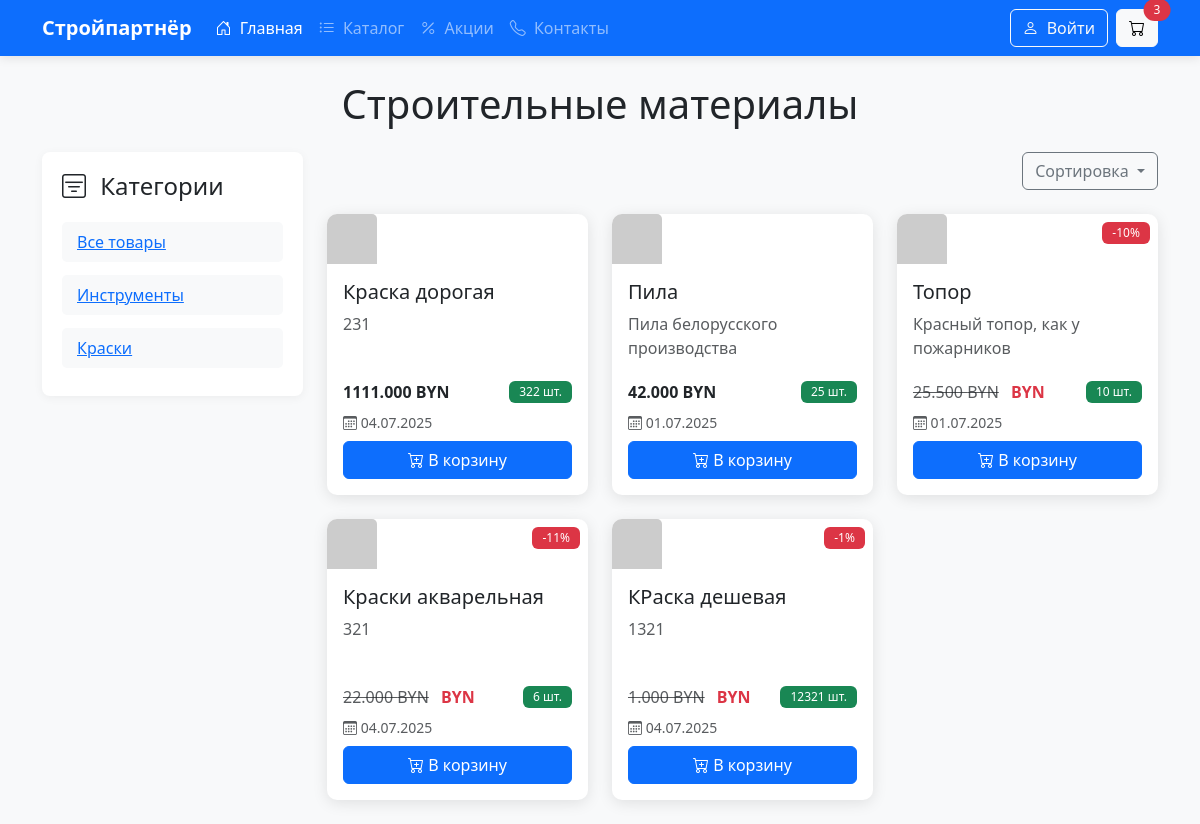
The app's page /HardwareStore/products/?sort=price_desc with its own data.
### Products/models.py (models this page shows, shortened)
class Categories(models.Model):
    name = models.CharField(max_length=128, verbose_name="category name")
    class Meta:
        db_table = "Categories"

class Products(models.Model):
    name = models.CharField(max_length=128,verbose_name="product name")
    description = models.CharField(max_length=256, verbose_name="description")
    stock = models.IntegerField(verbose_name="stock", default = 0)
    category = models.ForeignKey(Categories, on_delete=models.CASCADE, null=True)
    created_at = models.DateTimeField(auto_now_add=True)
    update_at = models.DateTimeField(auto_now=True)
    price = models.DecimalField(max_digits= 10, decimal_places=3, default=0,validators=[MinValueValidator(0)])
    discount = models.PositiveIntegerField(default=0, verbose_name="discount-percentage",validators=[MaxValueValidator(100)])
    class Meta:
        db_table = "Product"

### Products/views.py (the view)
# urls.py: path('products/',views.index, name = "products"),
def index(request, cat_id = None):
    product_content = Products.objects.all()
    category_content = Categories.objects.all()
    cat_id = request.GET.get('category')
    sort_param = request.GET.get('sort')
    if cat_id:
        product_content = product_content.filter(category_id=cat_id)
    if sort_param == 'price_asc':
        product_content = product_content.order_by('price')
    if sort_param == 'price_desc':
        product_content = product_content.order_by('-price')
    if sort_param == 'promotion':
        product_content = product_content.filter(discount__gt=0)
    if sort_param == 'new_product':
        product_content = product_content.order_by('-created_at')
    return render(
        request,
        "product/index.html",
        {
            "products": product_content,
            "category": category_content,
            "current_sort": sort_param,
            "current_category": cat_id,
        }
    )

### Products/templates/product/index.html (shortened to what this page needs)
{% extends "base.html" %}
{% load static %}
{% block content %}
    <div class="container py-4">
        <h1 class="text-center mb-4">Строительные материалы</h1>
        <div class="row align-items-start">
            <div class="col-md-3">
                <div class="category-filter sticky-top" style="top: 80px;">
                    <h4 class="mb-3"><i class="bi bi-filter-square me-2"></i> Категории</h4>
                    <div class="category-list d-flex flex-column">
                        <a href="{% url 'products' %}" class="category-item mb-2">Все товары</a>
                        {% for cat in category %}
                            <a href="?category={{ cat.id }}" class="category-item mb-2">{{ cat.name }}</a>
                        {% endfor %}
                    </div>
                </div>
            </div>
            <div class="col-md-9">
                <div class="d-flex justify-content-end mb-4">
                    <div class="btn-group" role="group">
                        <button type="button" class="btn btn-outline-secondary dropdown-toggle" data-bs-toggle="dropdown" aria-expanded="false">
                            Сортировка
                        </button>
                    </div>
                </div>
                <div class="row row-cols-1 row-cols-md-2 row-cols-lg-3 g-4">
                    {% for product in products %}
                    <div class="col">
                        <div class="card h-100 product-card">
                            <div class="position-relative">
                                <img src="https://via.placeholder.com/300x200?text={{ product.name|urlencode }}"
                                     class="card-img-top product-img"
                                     alt="{{ product.name }}">
                                {% if product.discount %}
                                <span class="badge bg-danger position-absolute top-0 end-0 m-2">
                                    -{{ product.discount }}%
                                </span>
                                {% endif %}
                            </div>
                            <div class="card-body d-flex flex-column">
                                <h5 class="card-title">{{ product.name }}</h5>
                                <p class="card-text text-muted mb-2 product-description">{{ product.description }}</p>
                                <div class="mt-auto">
                                    <div class="d-flex justify-content-between align-items-center mb-2">
                                        <div>
                                            {% if product.discount %}
                                            <span class="text-decoration-line-through text-muted me-2">{{ product.price }} BYN</span>
                                            <span class="fw-bold text-danger">{{ product.discounted_price }} BYN</span>
                                            {% else %}
                                            <span class="fw-bold">{{ product.price }} BYN</span>
                                            {% endif %}
                                        </div>
                                        <span class="badge {% if product.stock > 0 %}bg-success{% else %}bg-danger{% endif %}">
                                            {{ product.stock }} шт.
                                        </span>
                                    </div>
                                    <small class="d-block text-muted mb-2">
                                        <i class="bi bi-calendar3"></i> {{ product.created_at|date:"d.m.Y" }}
                                    </small>
                                    <button class="btn btn-primary w-100">
                                        <i class="bi bi-cart-plus"></i> В корзину
                                    </button>
                                </div>
                            </div>
                        </div>
                    </div>
                    {% endfor %}
                </div>
            </div>
        </div>
    </div>
{% endblock %}

### Products/static/Products/css/style.css (style rules this page uses)
:root { --primary: #2c3e50; --secondary: #3498db; --light: #ecf0f1; --dark: #2c3e50; --success: #2ecc71; }
html, body { margin: 0 !important; padding: 0 !important; font-family: 'Segoe UI', Tahoma, Geneva, Verdana, sans-serif; background-color: #f8f9fa; padding-top: 56px; }
.category-filter { background-color: white; border-radius: 8px; box-shadow: 0 2px 10px rgba(0,0,0,0.05); padding: 20px; margin-bottom: 30px; }
.category-item { padding: 8px 15px; margin: 5px 0; border-radius: 5px; cursor: pointer; transition: all 0.3s; background-color: #f8f9fa; }
.product-card { background-color: white; border: none; border-radius: 10px; overflow: hidden; box-shadow: 0 3px 15px rgba(0,0,0,0.1); transition: transform 0.3s, box-shadow 0.3s; height: 100%; }
.product-img { height: 200px; object-fit: cover; width: 100%; }
.product-description { display: -webkit-box; -webkit-line-clamp: 3; -webkit-box-orient: vertical; overflow: hidden; min-height: 60px; }
.badge { font-weight: 500; padding: 5px 10px; }
.product-img { width: 50px; height: 50px; object-fit: cover; }

### records on screen
Categories: name "Инструменты"
Categories: name "Краски"
Products: name "Краска дорогая", description "231", price "1111.000", stock "322", created_at "04.07.2025"
Products: name "Пила", description "Пила белорусского производства", price "42.000", stock "25", created_at "01.07.2025"
Products: discount "10", name "Топор", description "Красный топор, как у пожарников", price "25.500", stock "10", created_at "01.07.2025"
Products: discount "11", name "Краски акварельная", description "321", price "22.000", stock "6", created_at "04.07.2025"
Products: discount "1", name "КРаска дешевая", description "1321", price "1.000", stock "12321", created_at "04.07.2025"
